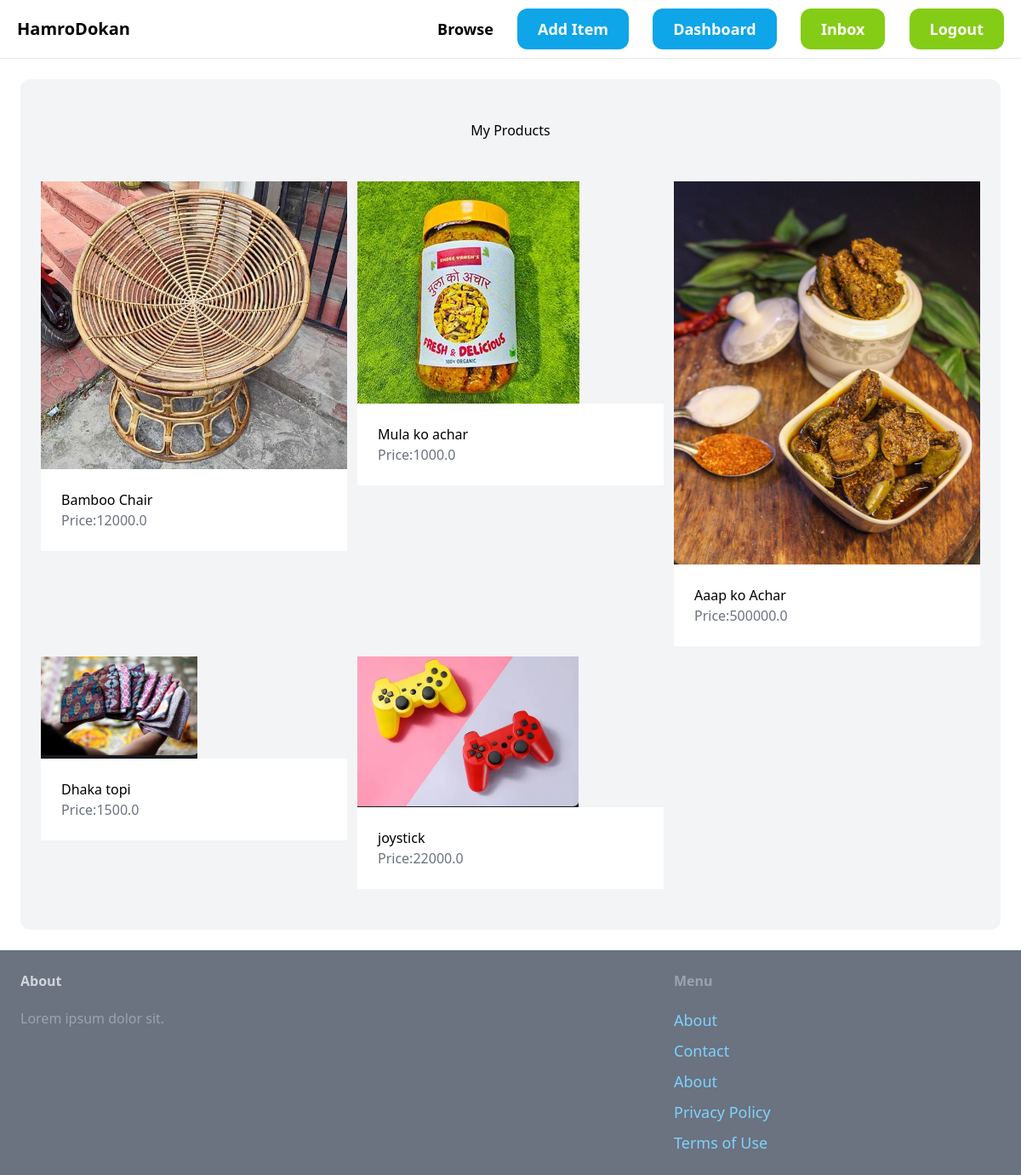
Before: /dashboard/ (signed in) with the older database file.
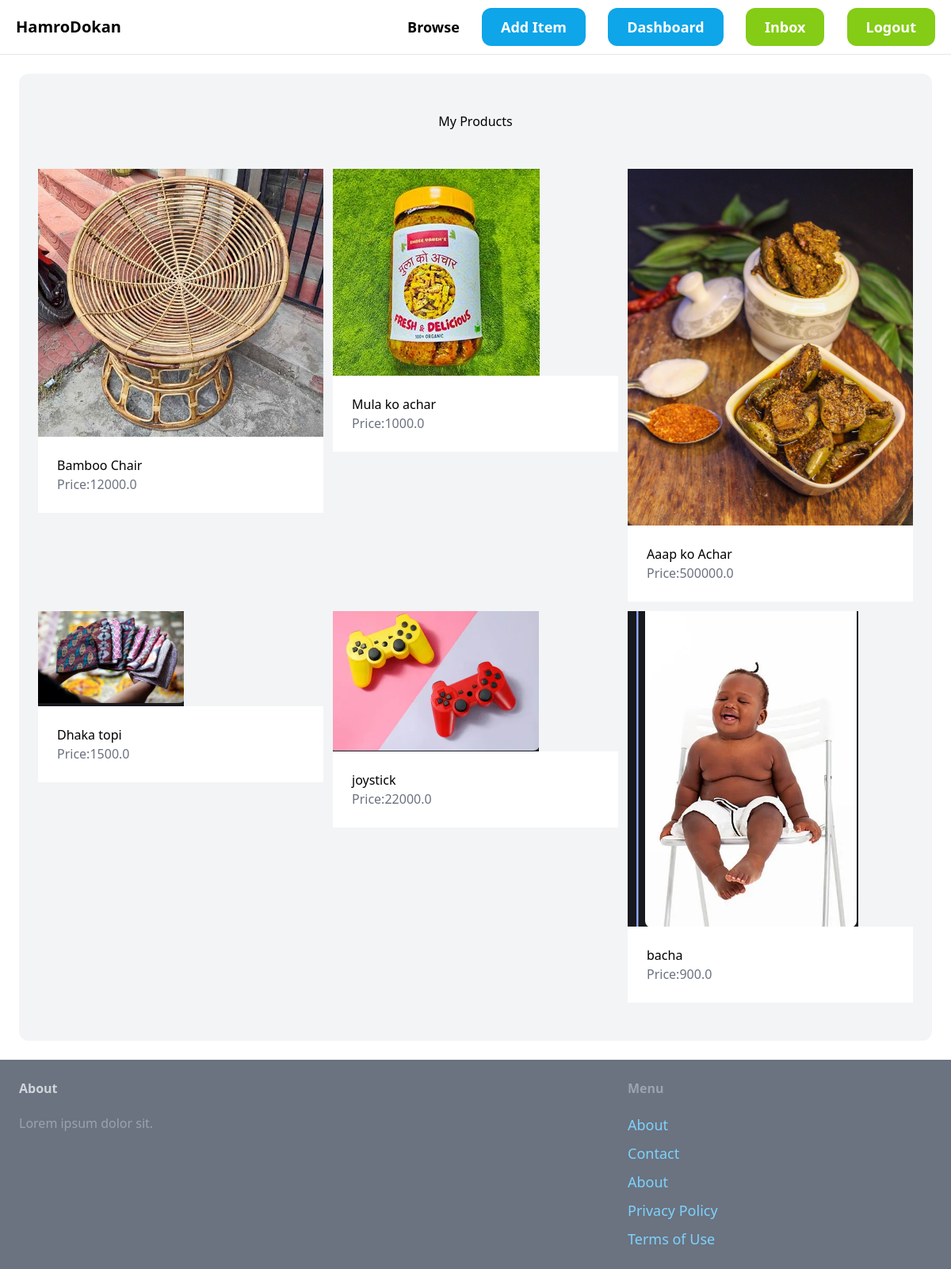
After: the same page with the newer database file.
### item/models.py (models this page shows, shortened)
class Item(models.Model):
  category=models.ForeignKey(Category,related_name='items',on_delete=models.CASCADE)
  name=models.CharField(max_length=255)
  description=models.TextField(blank=True,null=True)
  price=models.FloatField()
  image=models.ImageField(upload_to='item-images',blank=True,null=True)
  is_sold=models.BooleanField(default=False)
  created_by=models.ForeignKey(User,related_name='items',on_delete=models.CASCADE)
  created_at=models.DateTimeField(auto_now_add=True)

### dashboard/views.py (the view)
# urls.py: path('',views.index,name='index'),
@login_required
def index(request):
  items=Item.objects.filter(created_by=request.user)
  return render(request,'dashboard/index.html',{
    'items':items,
  })

### dashboard/templates/dashboard/index.html (shortened to what this page needs)
{% extends 'core/base.html' %}
{% block content %}
<div class="mt=6 px-6 py-12 bg-gray-100 rounded-xl">
  <h2 class="mb-12 tect-2xl text-center">
  My Products
  </h2>
  <div class="grid grid-cols-3 gap-3">
    {% for item in items%}
    <div>
      <a href="{% url 'item:detail' item.id %}">
        <div>
          <img src="{{item.image.url}} " >
        </div>
        <div class="p-6 bg-white ">
          <h2 class="'text-2xl">
            {{item.name}}
          </h2>
          <p class="text-gray-500">Price:{{item.price}}</p>
        </div>
      </a>
    </div>
    {%endfor%}
  </div>
</div>
{%endblock%}

Changed rows visible on the page:
added Item: image (picture), name "bacha", price "900.0"
